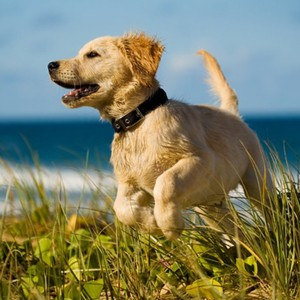
#> input picture dog.jpg, 300 x 300 px
$ python addAndRemove2Noises.py
#> lines starting #> are read from the running program, lines starting #| are printed output that depends on the picture
import cv2 as cv
import numpy as np
import random
import math

img_path = "dog.jpg"
img = cv.imread(img_path)
#> img is the input picture: shape (300, 300, 3); mean B, G, R 103.4, 128.1, 124.9
img_gaussian = img.copy()
img_uniform = img.copy()
img_gaussian_denoised = img.copy()
img_uniform_denoised = img.copy()

height = img.shape[0]
#> height = 300
width = img.shape[1]
#> width = 300


def add_gaussian_noise(image, height, width, mean=0, std_dev=25):
    for y in range(height):
        for x in range(width):
            noise = random.gauss(mean, std_dev)
            for c in range(3):
                noisy_value = image[y, x, c] + noise
                image[y, x, c] = max(0, min(255, noisy_value))
    return image


def remove_gaussian_noise(image, height, width):
    output = np.zeros_like(image)
    for y in range(1, height - 1):
        for x in range(1, width - 1):
            for c in range(3):
                neighborhood = [
                    image[y - 1, x - 1, c],
                    image[y - 1, x, c],
                    image[y - 1, x + 1, c],
                    image[y, x - 1, c],
                    image[y, x, c],
                    image[y, x + 1, c],
                    image[y + 1, x - 1, c],
                    image[y + 1, x, c],
                    image[y + 1, x + 1, c],
                ]
                output[y, x, c] = int(np.mean(neighborhood))
    return output


def add_uniform_noise(image, height, width, intensity=50):
    for y in range(height):
        for x in range(width):
            noise = random.uniform(-intensity, intensity)
            for c in range(3):
                noisy_value = image[y, x, c] + noise
                image[y, x, c] = max(0, min(255, noisy_value))
    return image


def remove_uniform_noise(image, height, width):
    output = np.zeros_like(image)
    for y in range(1, height - 1):
        for x in range(1, width - 1):
            for c in range(3):
                neighborhood = [
                    image[y - 1, x - 1, c],
                    image[y - 1, x, c],
                    image[y - 1, x + 1, c],
                    image[y, x - 1, c],
                    image[y, x, c],
                    image[y, x + 1, c],
                    image[y + 1, x - 1, c],
                    image[y + 1, x, c],
                    image[y + 1, x + 1, c],
                ]
                output[y, x, c] = int(np.median(neighborhood))
    return output


img_gaussian = add_gaussian_noise(img_gaussian, height, width)
#> after the loop in add_gaussian_noise, `for y in range(height):`:
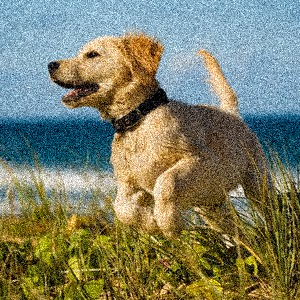
#> image: shape (300, 300, 3); mean B, G, R 104.4, 127.8, 124.9
img_uniform = add_uniform_noise(img_uniform, height, width)
#> after the loop in add_uniform_noise, `for y in range(height):`:
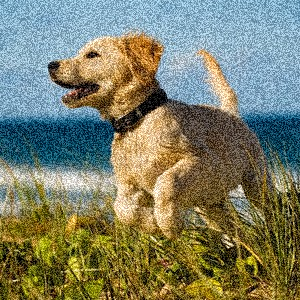
#> image: shape (300, 300, 3); mean B, G, R 104.8, 127.7, 124.8

img_gaussian_denoised = remove_gaussian_noise(img_gaussian, height, width)
#> after the loop in remove_gaussian_noise, `for y in range(1, height - 1):`:
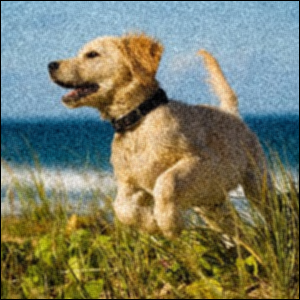
#> output: shape (300, 300, 3); mean B, G, R 102.4, 125.6, 122.9
img_uniform_denoised = remove_uniform_noise(img_uniform, height, width)
#> after the loop in remove_uniform_noise, `for y in range(1, height - 1):`:
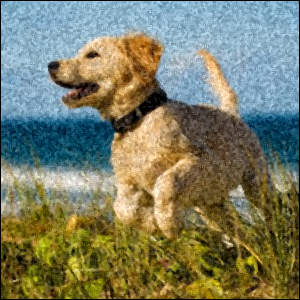
#> output: shape (300, 300, 3); mean B, G, R 101.6, 125.8, 123

cv.imshow("Original Image", img)
cv.imshow("Gaussian Noise", img_gaussian)
cv.imshow("Gaussian Noise Removed", img_gaussian_denoised)
cv.imshow("Uniform Noise", img_uniform)
cv.imshow("Uniform Noise Removed", img_uniform_denoised)

cv.waitKey(0)
cv.destroyAllWindows()
